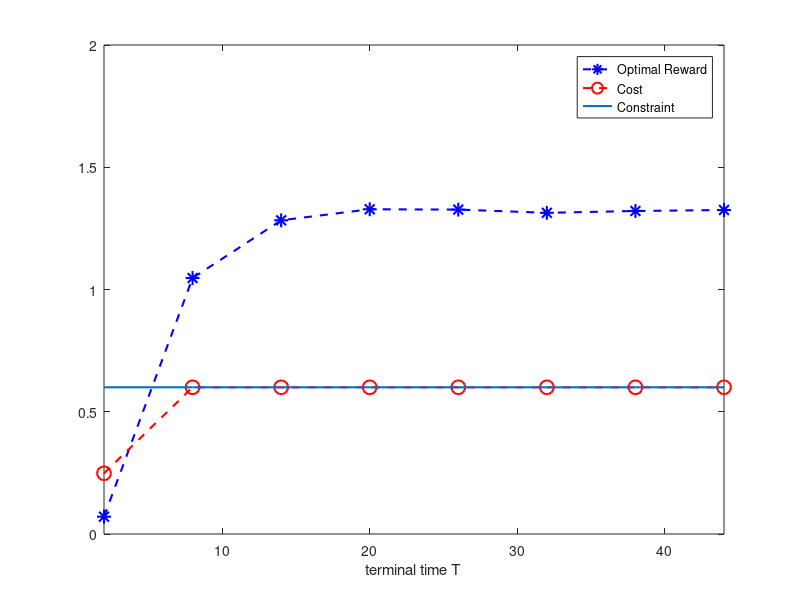

This figure's MATLAB source:
%perfomance vs T
clear all ; close all;

T_arr= [ 2     8    14    20    26    32    38    44 ];

rew_arr =    [0.0707    1.0469    1.2830    1.3281    1.3268    1.3136    1.3211    1.3251    ];


cost_arr =    [ 0.2483    0.6000    0.6000    0.6000    0.6000    0.6000    0.6000    0.6000  ];

B = 0.6;
sz =size(T_arr);
B_arr = B*ones(1,sz(2));

a_init = [ 0.2857    0.2381    0.1905    0.1429    0.0952    0.0476];

figure(1)
plot(T_arr,rew_arr,'b--*', 'LineWidth',1.5, 'MarkerSize',10)
hold on
plot(T_arr,cost_arr,'r--o','LineWidth',1.5,'MarkerSize',10)
hold on
plot(T_arr,B_arr,'LineWidth',1.5)
legend('Optimal Reward','Cost','Constraint')
xlabel('terminal time T')
xlim([2,44]);
ylim([0,2]);
hold off





%input file used
% clear all
% 
% %====================================
% N_s = 6;
% 
% Cost_risk_factor_extra = .1;
% %keeping number of actions same in all the states
% N_a = N_s;
% N_a_arr = N_s:-1:1; %[6, 5, 4, 3, 2, 1];
% 
% 
% %time steps
% T= 50;
% 
% %Discount factor
% beta=0.7; 
% bet = beta;
% 
% %risk factor6
% gamma =.5;
% 
% gam = gamma;
% 
% %bound
% B_l=6; %5.0467;
% B=exp (gamma*B_l*Cost_risk_factor_extra); 
%  
% Max_cost = 10000;
%   
% %=================================
% 
% %initial distribution
% a_init=N_s:-1:1;%a_init (1) = .1;
% a_init=a_init/sum(a_init);
% 
% 
% if 1==0
%  
% 
%     %transition probability
%     P=ones(N_s,N_a,N_s);
% 
%     for s=1:N_s
%         for a=1:N_s
%             P(s,a,:)=(1:N_s)+s+a;
%             P(s,a,:) =  P(s,a,:)/sum(P(s,a,:));
%         end
%     end
% 
% 
%     % Transitions to state 1
%     P(:,:,1) = [        1.0000         0.7         0.49          0.343     0.2401    0.16801
%         0.7000         0.49        0.343         0.2401    0.16801   0
%         0.4900         0.343       0.2401        0.16801   0         0
%         0.3430         0.2401      0.16807       0         0         0
%         0.2401         0.16807         0         0         0         0
%         0.1681         0            0            0         0         0];
% 
% 
%     % Transitions to state 2
%     P(:,:,2) =[
%              0         0.3         0.21         0.147          0.1029    0.0720
%         0.3000         0.21        0.147        0.1029         0.0720    0
%         0.2100         0.147       0.1029       0.0720         0         0
%         0.1470         0.1029      0.0720         0            0         0
%         0.1029         0.0720      0             0             0         0
%         0.0720         0           0             0             0         0];
% 
% 
%     P(:,:,3) =[
% 
%     0	    0	    0.3	    0.21	0.147	0.1029
%     0	    0.3	    0.21	0.147	0.1029	0
%     0.3	    0.21	0.147	0.1029	0	    0
%     0.21	0.147	0.1029	0	    0	    0
%     0.147	0.1029	0	    0	    0	    0
%     0.1029	0	    0	    0	    0	    0]; 
% 
% 
%     P(:,:,4) =[
%             0	    0	    0	    0.3	    0.21	0.147
%             0	    0	    0.3	    0.21	0.147	0
%             0	    0.3	    0.21	0.147	0	    0
%             0.3	    0.21	0.147	0	    0	    0
%             0.21	0.147	0	    0	    0	    0
%             0.147	0	    0	    0	    0	    0];
% 
% 
%     P(:,:,5) = [
%              0         0         0         0         0.3       0.21
%              0         0         0         0.3       0.21      0
%              0         0         0.3       0.21      0         0
%              0         0.3       0.21      0         0         0
%         0.3000         0.21      0         0         0         0
%         0.2100         0         0         0         0         0 ];
% 
% 
%     P(:,:,6) =[
%              0         0         0         0         0         0.3
%              0         0         0         0         0.3         0
%              0         0         0         0.3         0         0
%              0         0         0.3         0         0         0
%              0         0.3         0         0         0         0
%             0.3        0         0         0         0         0];
% 
%     % rewards is a matrix of size (s x a) where s is states and a is actions
%     %rng(2);
% 
%     for i = 1:N_s
% 
%       for a = 1:N_a
%           sm = sum (P(i,a,:));
%           if sm > 0
%               P(i,a, :) = P(i, a, :) / sm;
%           end
%       end
%     end
% 
% 
%     % for i = 1:N_s
%     %     for j = 1:N_a
%     %         rewards(i,j) =  1 *i *1/j ;
%     % %rng(1);
%     %         cost (i,j)= min ( i * 1/j *1.9 , 4) ;
%     %     end
%     % end
% 
% 
%     rewards = [ 0	        0.315	    0.5405	    0.77335	    1.011345	1.2529415
%                 0.015	    0.3405	    0.57335	    0.811345	1.0529415	0
%                 0.0405  	0.37335	    0.611345	0.8529415	0	        0
%                 0.07335	    0.411345	0.6529415	0	        0	        0
%                 0.111345	0.4529415	0	        0	        0	        0
%                 0.1529415	0	        0	        0	        0	        0];
% 
% 
% 
% 
%     cost = [9.997746066	    9.097746066	    7.837746066	    6.514746066	    5.279946066 	4.199496066
%             9.097746066	    7.837746066	    6.514746066 	5.279946066	    4.199496066 	0
%             7.837746066	    6.514746066	    5.279946066	    4.199496066	     0              0
%             6.514746066	    5.279946066 	4.199496066	    0                0              0
%             5.279946066	    4.199496066	    0               0                0              0 
%             4.199496066 	0 0 0 0 0 ];
% 
%     %rewards = cost* 10;
% 
% 
%     tmp (1, :) = 0;
%     for s = 1:N_s
%         %tmp (s, :) = (s-1)*0.1+1;
%         tmp (s, :) =  1;
%     end
%     tmp = tmp.*gt(rewards, 0);
%     rewards = -rewards ; %-tmp; 
% 
%     if 1==0
% 
%         NA=0;
%         rewards =[ 0.000000 0.630000 1.081000 1.546700 2.022690 2.505883
%                    0.030000 0.681000 1.146700 1.622690 2.105883       NA
%                    0.081000 0.746700 1.222690 1.705883       NA       NA
%                    0.146700 0.822690 1.305883       NA       NA       NA
%                    0.222690 0.905883       NA       NA       NA       NA
%                    0.305883       NA       NA       NA       NA       NA];
% 
%         cost =[3.332582     3.032582    2.612582    2.171582    1.759982    1.399832
%                 3.032582    2.612582    2.171582    1.759982    1.399832       NA
%                 2.612582    2.171582    1.759982    1.399832       NA          NA
%                 2.171582    1.759982    1.399832       NA          NA          NA
%                 1.759982    1.399832       NA          NA          NA          NA
%                 1.399832       NA          NA          NA          NA          NA];
% 
%     end
% else
%     Inventory
%     for i = 1:N_s
% 
%       for a = 1:N_a
%           sm = sum (P(i,a,:));
%           if sm > 0
%               P(i,a, :) = P(i, a, :) / sm;
%           end
%       end
%     end
% end
% 
%  
% rew_T=zeros(1,N_s);
% cost_T=zeros(1,N_s);
%  
